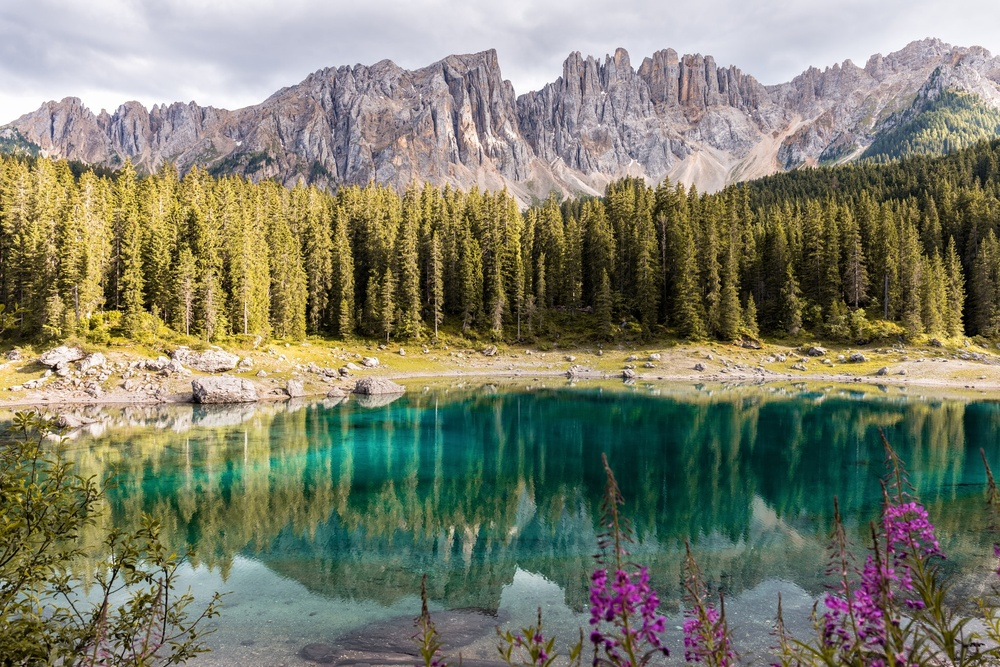
#> input picture 12_images/carezza_lake_riccardoch_unsplash.jpeg, 1000 x 667 px, shrunk from 1950 x 1300 before the run
$ python 2_filter.py
#> lines starting #> are read from the running program, lines starting #| are printed output that depends on the picture
from PIL import Image, ImageFilter

image = Image.open('carezza_lake_riccardoch_unsplash.jpeg')
#> image is the input picture: PIL image 1000x667 RGB; mean R, G, B 125.2, 126.9, 107
embossed_image = image.filter(ImageFilter.EMBOSS)
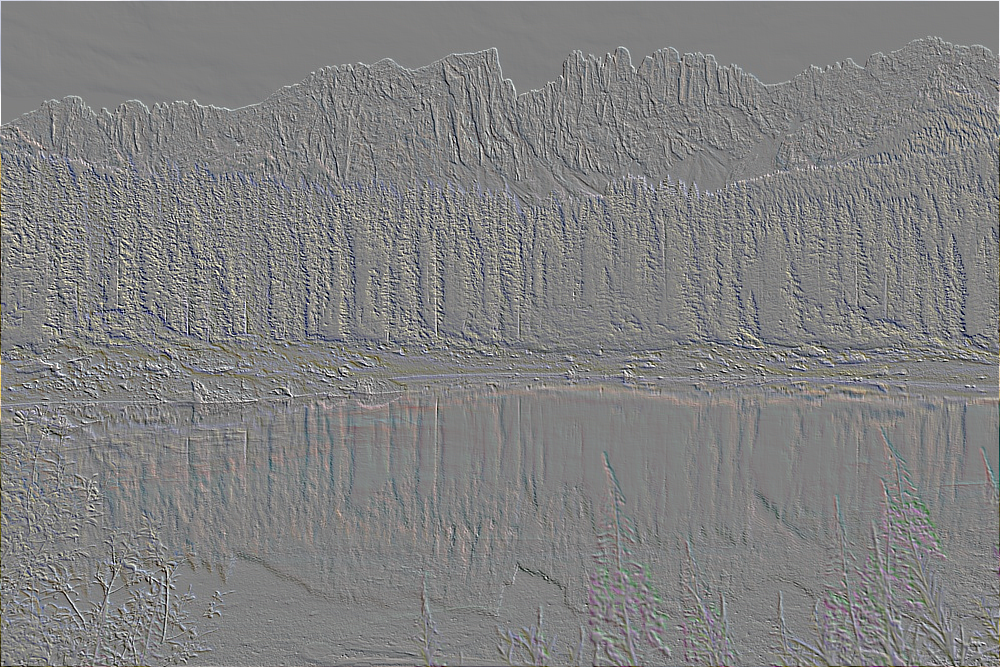
#> embossed_image: PIL image 1000x667 RGB; mean R, G, B 128.3, 128.3, 128.3
embossed_image.show()

contoured_image = image.filter(ImageFilter.CONTOUR)
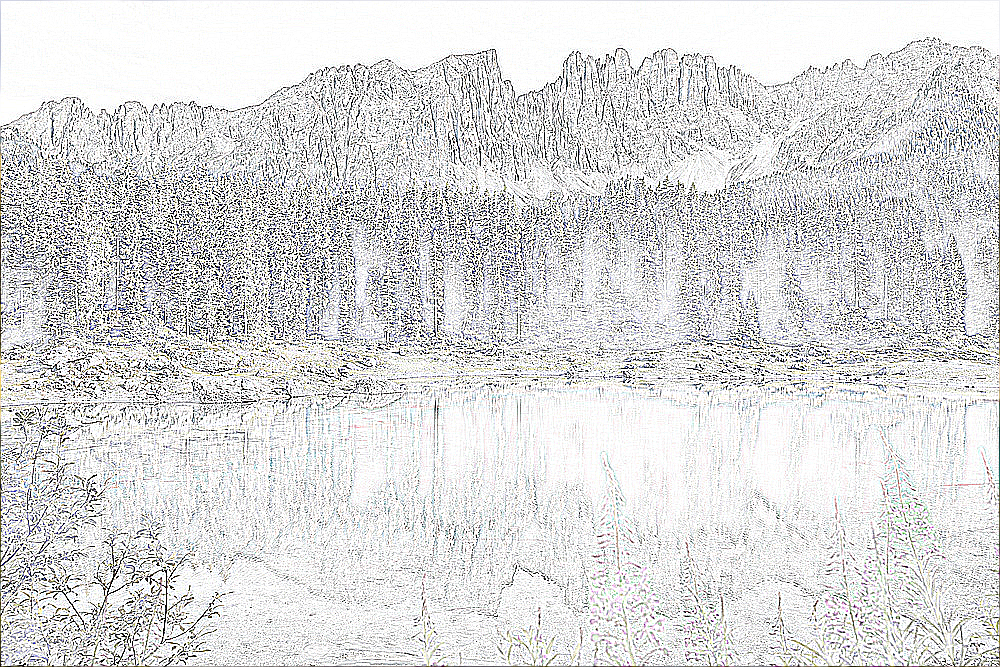
#> contoured_image: PIL image 1000x667 RGB; mean R, G, B 216.7, 216.8, 216.9
contoured_image.show()

image_edges = image.filter(ImageFilter.FIND_EDGES)
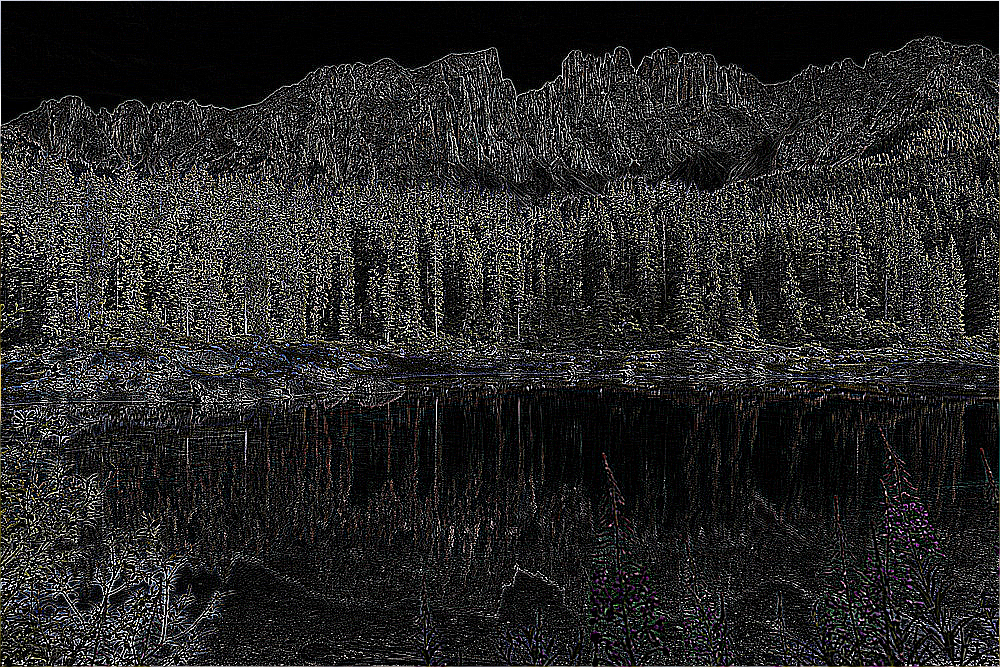
#> image_edges: PIL image 1000x667 RGB; mean R, G, B 38.8, 38.7, 38.2
image_edges.show()

smoothed_image = image.filter(ImageFilter.SMOOTH_MORE)
smoothed_image.show()

# Can save any image if needed
smoothed_image.save('smoothed_lake.jpeg')

$ run again, with 12_images/hard_drive_heapdump_unsplash.jpeg copied over 12_images/carezza_lake_riccardoch_unsplash.jpeg
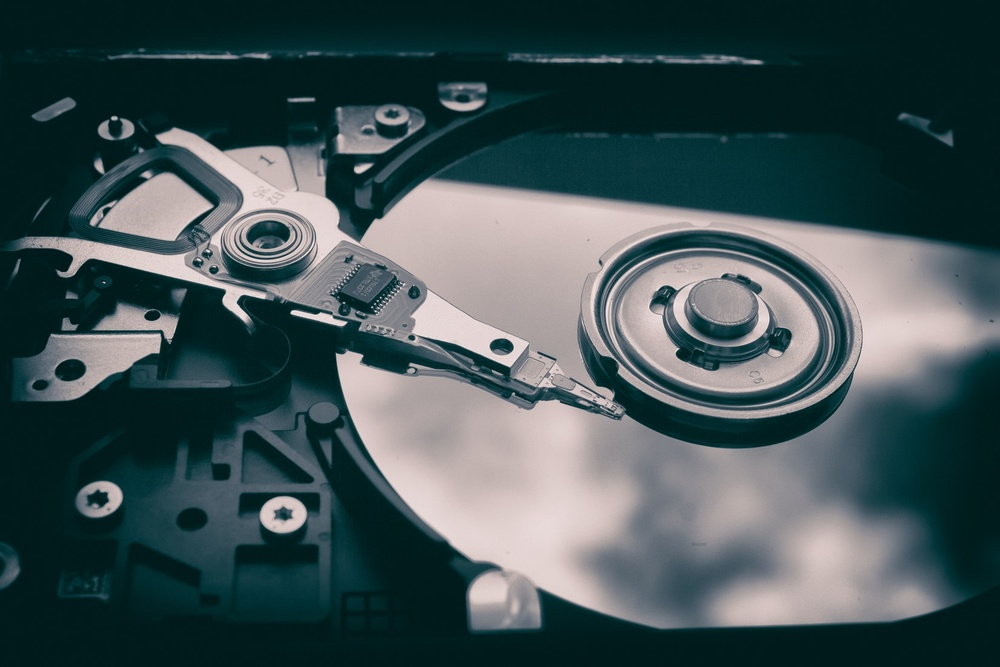
#> input picture 12_images/hard_drive_heapdump_unsplash.jpeg, 1000 x 667 px, shrunk from 1650 x 1100 before the run
#> image is the input picture: PIL image 1000x667 RGB; mean R, G, B 65.1, 82.4, 84.8
#> `contoured_image = image.filter(ImageFilter.CONTOUR)`:
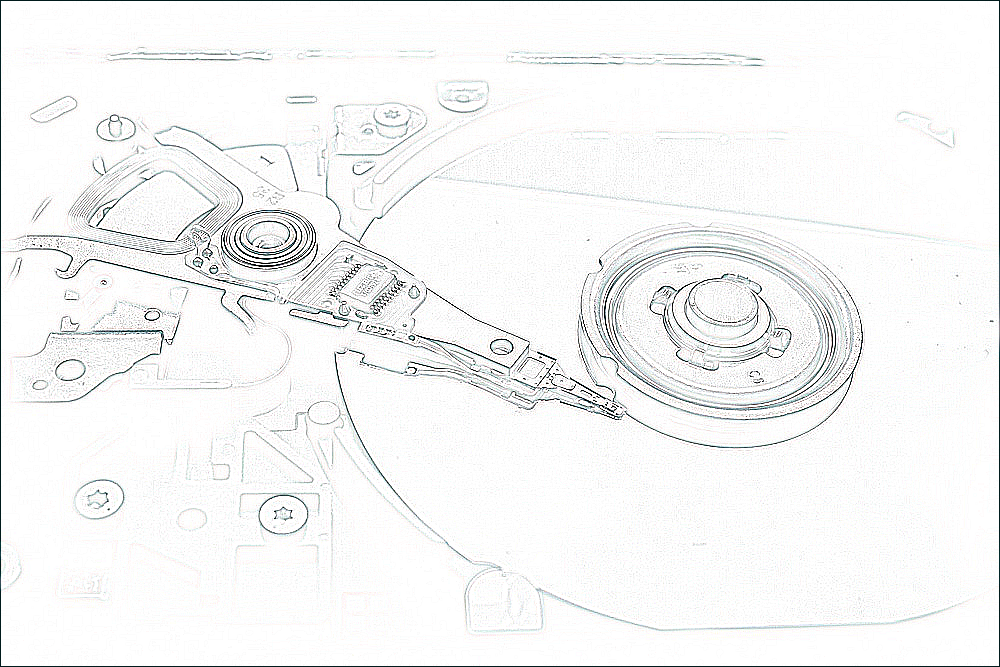
#> contoured_image: PIL image 1000x667 RGB; mean R, G, B 245.2, 245.7, 245.6
#> `image_edges = image.filter(ImageFilter.FIND_EDGES)`:
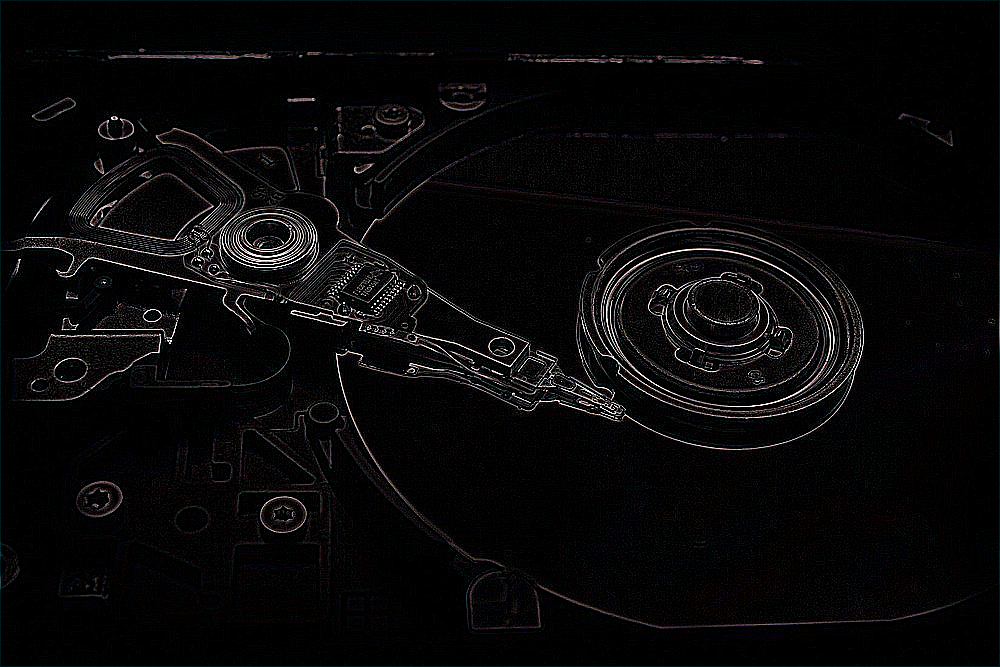
#> image_edges: PIL image 1000x667 RGB; mean R, G, B 8.5, 8.2, 8.4
